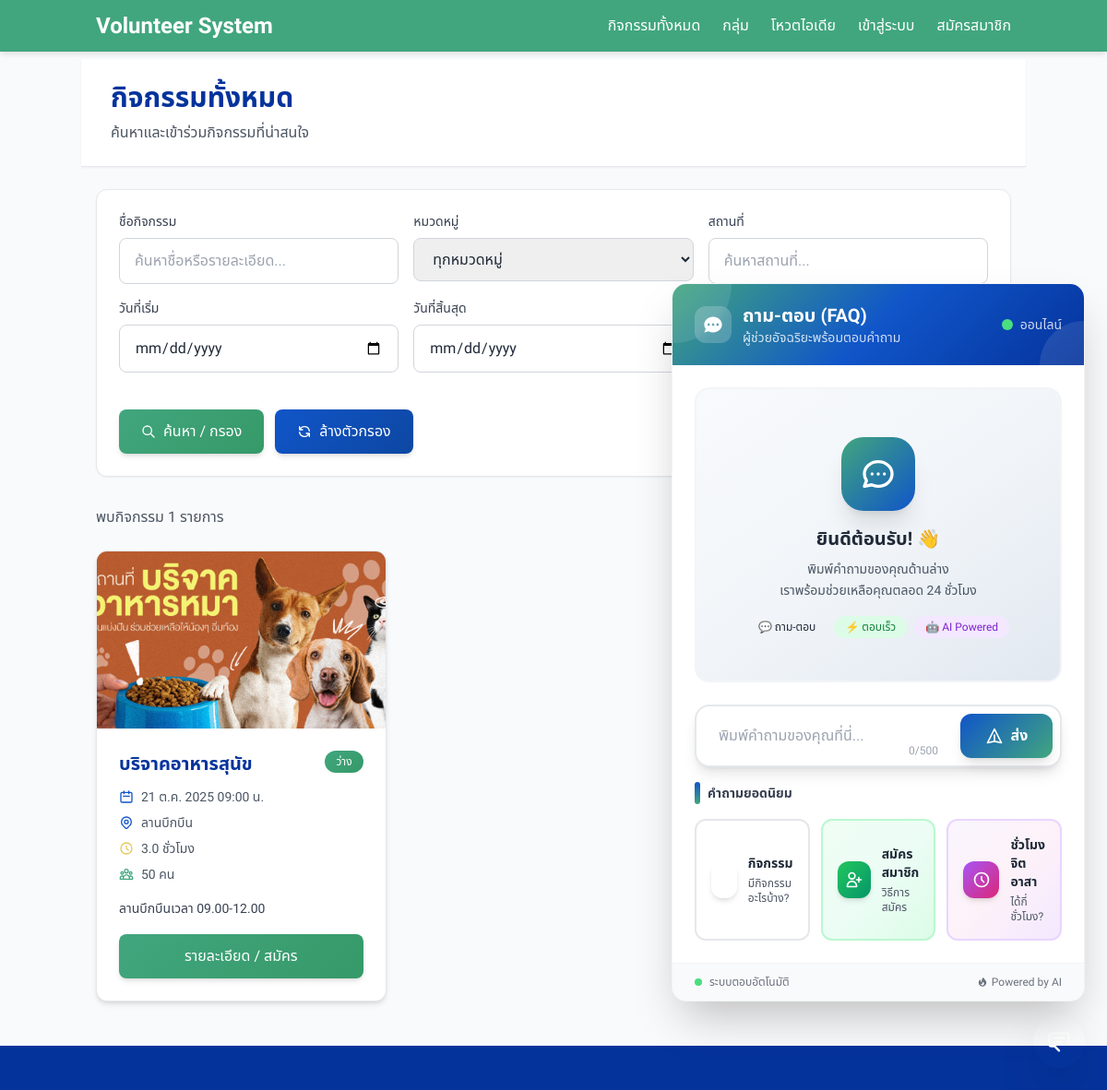
/activities/, run on an earlier commit of the app's database.
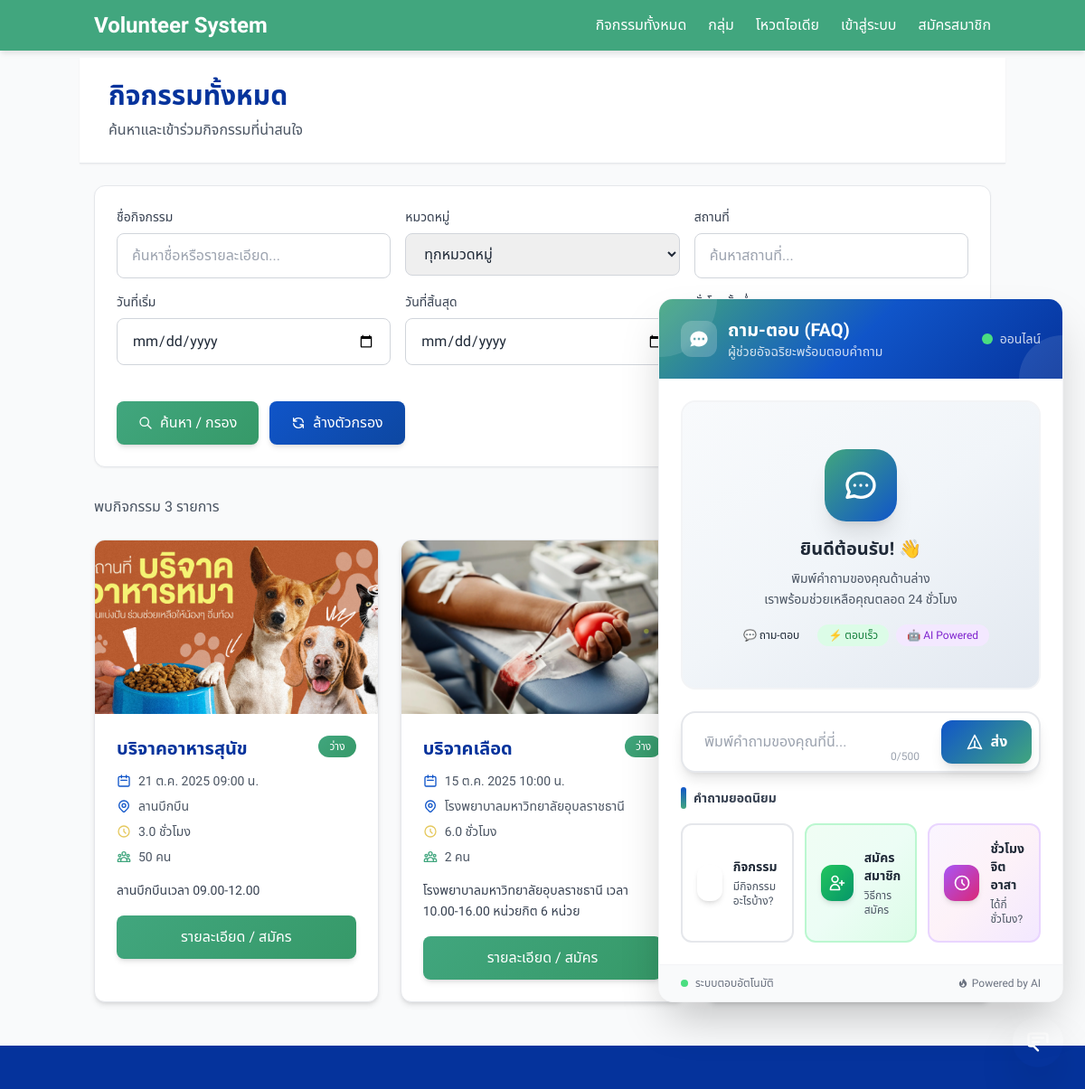
And on a later commit of the database.
### volunteer_app/models.py (models this page shows, shortened)
class Activity(models.Model):
    TYPE_CHOICES = [
        ("environment", "Environment"),
        ("community", "Community"),
        ("education", "Education"),
        ("health", "Health"),
        ("other", "Other"),
    ]
    STATUS_CHOICES = [
        ("upcoming", "Upcoming"),
        ("ongoing", "Ongoing"),
        ("completed", "Completed"),
        ("cancelled", "Cancelled"),
    ]
    title = models.CharField(max_length=200)
    description = models.TextField(blank=True)
    category = models.CharField(max_length=50, choices=TYPE_CHOICES, default="other")
    status = models.CharField(max_length=20, choices=STATUS_CHOICES, default="upcoming")
    datetime = models.DateTimeField()
    location = models.CharField(max_length=255)
    capacity = models.PositiveIntegerField(default=50)
    hours_reward = models.DecimalField(max_digits=4, decimal_places=1, default=1.0)
    image = models.ImageField(upload_to=activity_image_path, null=True, blank=True)
    created_by = models.ForeignKey(User, on_delete=models.SET_NULL, null=True, blank=True, related_name="created_activities")
    created_at = models.DateTimeField(auto_now_add=True)
    def spots_taken(self):
        return self.signups.filter(status__in=("confirmed", "attended")).count()
    def is_full(self):
        return self.spots_taken() >= self.capacity

### volunteer_app/views.py (the view)
# urls.py: path("activities/", views.activities, name="activities"),
def activities(request):
    from django.core.paginator import Paginator
    qs = Activity.objects.exclude(status="cancelled").order_by("-datetime")
    q = request.GET.get("q")
    category = request.GET.get("category")
    date_from = request.GET.get("date_from")
    date_to = request.GET.get("date_to")
    location = request.GET.get("location")
    faculty = request.GET.get("faculty")
    hours = request.GET.get("hours")
    if q:
        qs = qs.filter(Q(title__icontains=q) | Q(description__icontains=q))
    if category:
        qs = qs.filter(category=category)
    if date_from:
        qs = qs.filter(datetime__date__gte=date_from)
    if date_to:
        qs = qs.filter(datetime__date__lte=date_to)
    if location:
        qs = qs.filter(location__icontains=location)
    if faculty:
        qs = qs.filter(faculty__icontains=faculty)
    if hours:
        try:
            hours_val = float(hours)
            qs = qs.filter(hours_reward__gte=hours_val)
        except ValueError:
            pass
    paginator = Paginator(qs, 9)  # 9 items per page
    page_number = request.GET.get('page', 1)
    activities = paginator.get_page(page_number)
    return render(request, "activities.html", {
        "activities": activities,
        "paginator": paginator,
        "is_paginated": activities.has_other_pages(),
    })

### volunteer_app/context_processors.py (called while the page is built)
def unread_notifications(request):
    count = 0
    user = getattr(request, 'user', None)
    try:
        if user and user.is_authenticated:
            count = user.notifications.filter(is_read=False).count()
    except Exception:
        count = 0
    return {"unread_notifications_count": count}

### volunteer_app/templates/activities.html (shortened to what the changed rows need)
{% extends "base.html" %}
{% block content %}
<header class="bg-white shadow-sm border-b border-gray-200 -mx-4 -mt-4 mb-6">
  <div class="px-4 sm:px-6 lg:px-8 py-6">
    <div class="flex flex-col sm:flex-row sm:items-center sm:justify-between gap-4">
      <div>
        <h1 class="text-3xl font-bold text-dark-blue" role="banner">
          กิจกรรมทั้งหมด
        </h1>
      </div>
    </div>
  </div>
</header>
<main role="main">
  {% if activities %}
    <div class="mb-6">
      <p class="text-gray-600" role="status" aria-live="polite">
        พบกิจกรรม {{ activities|length }} รายการ
      </p>
    </div>
    <div class="grid grid-cols-1 md:grid-cols-2 lg:grid-cols-3 gap-6" role="list">
      {% for a in activities %}
        <article
          class="card-hover bg-white rounded-xl shadow-md border border-gray-200 overflow-hidden"
          role="listitem"
          aria-labelledby="activity-title-{{ a.id }}"
        >
          {% if a.image %}
          <div class="w-full h-48 overflow-hidden bg-gray-200">
            <img
              src="{{ a.image.url }}"
              alt="{{ a.title }}"
              class="w-full h-full object-cover hover:scale-105 transition-transform duration-300"
              loading="lazy"
            >
          </div>
          {% endif %}
          <div class="p-6 pb-4">
            <div class="flex items-start justify-between mb-3">
              <h3
                id="activity-title-{{ a.id }}"
                class="text-xl font-bold text-dark-blue line-clamp-2 flex-1 mr-3"
              >
                {{ a.title }}
              </h3>
              {% if a.is_full %}
                <span
                  class="badge-full text-white text-xs font-medium px-3 py-1 rounded-full flex-shrink-0"
                  aria-label="กิจกรรมเต็มแล้ว"
                >
                  เต็มแล้ว
                </span>
              {% else %}
                <span
                  class="badge-available text-white text-xs font-medium px-3 py-1 rounded-full flex-shrink-0"
                  aria-label="ยังมีที่ว่าง"
                >
                  ว่าง
                </span>
              {% endif %}
            </div>
            <div class="space-y-2 text-sm text-gray-600">
              <div class="flex items-center gap-2">
                <svg class="w-4 h-4 text-blue flex-shrink-0" fill="none" stroke="currentColor" viewBox="0 0 24 24" aria-hidden="true">
                  <path stroke-linecap="round" stroke-linejoin="round" stroke-width="2" d="M8 7V3m8 4V3m-9 8h10M5 21h14a2 2 0 002-2V7a2 2 0 00-2-2H5a2 2 0 00-2 2v12a2 2 0 002 2z"></path>
                </svg>
                <span>{{ a.datetime|date:"d M Y H:i" }} น.</span>
              </div>
              <div class="flex items-center gap-2">
                <span class="truncate">{{ a.location }}</span>
              </div>
              <div class="flex items-center gap-2">
                <svg class="w-4 h-4 text-gold flex-shrink-0" fill="none" stroke="currentColor" viewBox="0 0 24 24" aria-hidden="true">
                  <path stroke-linecap="round" stroke-linejoin="round" stroke-width="2" d="M12 8v4l3 3m6-3a9 9 0 11-18 0 9 9 0 0118 0z"></path>
                </svg>
                <span>{{ a.hours_reward }} ชั่วโมง</span>
              </div>
              <div class="flex items-center gap-2">
                <span>{{ a.capacity }} คน</span>
              </div>
            </div>
          </div>
          <div class="px-6 pb-4">
            <p class="text-gray-700 text-sm leading-relaxed">
              {{ a.description|truncatechars:150 }}
            </p>
          </div>
          <div class="px-6 pb-6">
            {% if a.is_full %}
              <button
                disabled
                class="w-full bg-gray-300 text-gray-500 py-3 px-4 rounded-lg font-medium cursor-not-allowed"
                aria-label="กิจกรรมเต็มแล้ว ไม่สามารถสมัครได้"
              >
                กิจกรรมเต็มแล้ว
              </button>
            {% else %}
              <a
                href="{% url 'volunteer_app:activity_detail' a.pk %}"
                class="btn-primary block w-full text-white py-3 px-4 rounded-lg font-medium text-center shadow-md hover:shadow-lg focus:outline-none focus:ring-2 focus:ring-offset-2"
                style="focus:ring-color: #41A67E;"
                aria-label="ดูรายละเอียดและสมัครกิจกรรม {{ a.title }}"
              >
                รายละเอียด / สมัคร
              </a>
            {% endif %}
          </div>
        </article>
      {% endfor %}
    </div>
  {% endif %}
</main>
{% endblock %}

What changed in the data, as far as the page shows it:
added Activity: image (picture), title "บริจาคเลือด", shows "ว่าง", datetime "15 ต.ค. 2025 10:00", location "โรงพยาบาลมหาวิทยาลัยอุบลราชธานี", hours_reward "6.0", capacity "2", description "โรงพยาบาลมหาวิทยาลัยอุบลราชธานี เวลา 10.00-16.00 หน่วยกิต 6 หน่วย"
Also different on the page:
{{ activities|length }}: "1" → "3"
